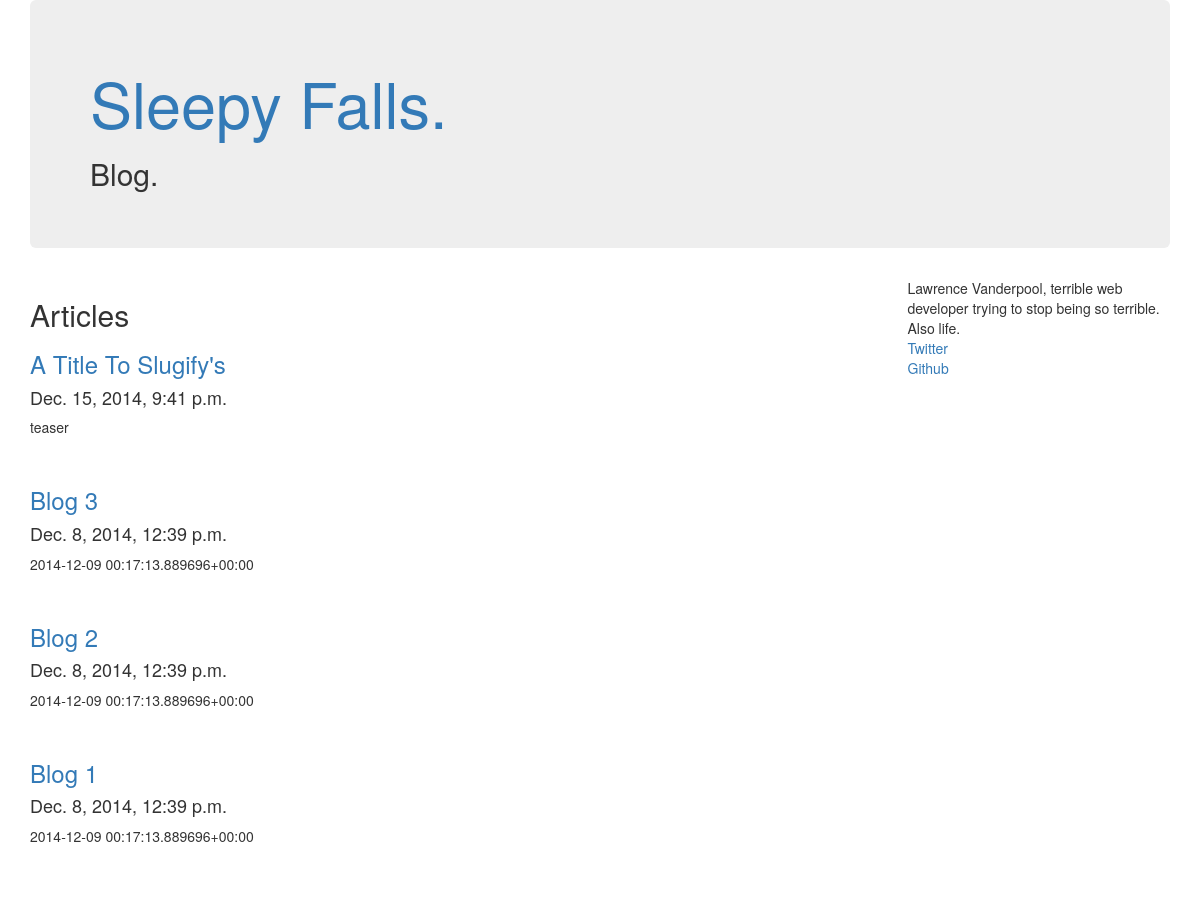
Screenshot of /blog/ with the database file from the repository.
### blog/models.py (models this page shows, shortened)
class Article(models.Model):
    title = models.CharField(max_length=200)
    pub_date = models.DateTimeField(auto_now_add=True)
    content = models.TextField()
    teaser = models.CharField(max_length=200, default="", null=True)
    slug = models.SlugField()

### blog/views.py (the view)
class IndexView(ListView):
    template_name = 'index.html'
    context_object_name = 'articles'
    queryset = Article.objects.order_by("-pub_date")
    paginate_by = 7

### blog/templates/index.html (shortened to what this page needs)
{% extends 'base.html' %}
{% block subheader %} Blog. {% endblock %}
{% block content %}
<h2>Articles</h2>
{% if articles %}
    {% for article in articles %}
        <p><a href="{% url 'article-view' article.slug %}"><h3>{{ article.title }}</h3></a></p>
        <p><h4>{{ article.pub_date }}</h4></p>
        <p>{{ article.teaser|linebreaks }}</p>
        <br/>
    {% endfor %}
{% else %}
    No Articles to Display
{% endif %}
{% endblock %}

### blog/templates/base.html (shortened to what this page needs)
<!DOCTYPE html>
<html>
<head lang="en">
    <link rel="stylesheet" type="text/css" href="//maxcdn.bootstrapcdn.com/bootstrap/3.3.1/css/bootstrap.min.css">
</head>
<body>
<div class="container">
    <div class="jumbotron">
        <h1><a href="{% url 'index' %}">Sleepy Falls.</a></h1>
        <h2>{% block subheader %} {% endblock %}</h2>
    </div>
    <div class="row">
        <div class="col-xs-9">
            {% block content %}
            {% endblock %}
        </div>
        <div class="col-xs-3">
            Lawrence Vanderpool, terrible web developer trying to stop being so terrible. Also life.<br/>
            <a href="http://www.twitter.com/mekhami">Twitter</a><br/>
            <a href="http://www.github.com/mekhami">Github</a><br/>
        </div>
    </div>
</div>
<br/><br/>
</body>
</html>

### rows the page displays
Article: pub_date "Dec. 15, 2014, 9:41 p.m.", teaser "teaser"
Article: pub_date "Dec. 8, 2014, 12:39 p.m.", teaser "2014-12-09 00:17:13.889696+00:00"
Article: pub_date "Dec. 8, 2014, 12:39 p.m.", teaser "2014-12-09 00:17:13.889696+00:00"
Article: pub_date "Dec. 8, 2014, 12:39 p.m.", teaser "2014-12-09 00:17:13.889696+00:00"
